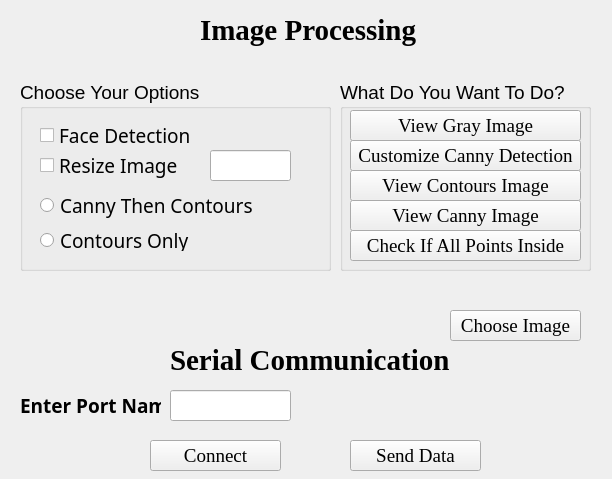
<?xml version="1.0" encoding="UTF-8"?>
<ui version="4.0">
 <class>MainWindow</class>
 <widget class="QMainWindow" name="MainWindow">
  <property name="windowModality">
   <enum>Qt::ApplicationModal</enum>
  </property>
  <property name="geometry">
   <rect>
    <x>0</x>
    <y>0</y>
    <width>612</width>
    <height>479</height>
   </rect>
  </property>
  <property name="windowTitle">
   <string>Drawing Robot</string>
  </property>
  <widget class="QWidget" name="centralwidget">
   <widget class="QLabel" name="label">
    <property name="geometry">
     <rect>
      <x>200</x>
      <y>10</y>
      <width>221</width>
      <height>41</height>
     </rect>
    </property>
    <property name="font">
     <font>
      <family>Times New Roman</family>
      <pointsize>22</pointsize>
      <weight>75</weight>
      <bold>true</bold>
     </font>
    </property>
    <property name="text">
     <string>Image Processing</string>
    </property>
   </widget>
   <widget class="QLabel" name="label_2">
    <property name="geometry">
     <rect>
      <x>170</x>
      <y>340</y>
      <width>281</width>
      <height>41</height>
     </rect>
    </property>
    <property name="font">
     <font>
      <family>Times New Roman</family>
      <pointsize>22</pointsize>
      <weight>75</weight>
      <bold>true</bold>
     </font>
    </property>
    <property name="text">
     <string>Serial Communication</string>
    </property>
   </widget>
   <widget class="QGroupBox" name="groupBox">
    <property name="geometry">
     <rect>
      <x>20</x>
      <y>80</y>
      <width>311</width>
      <height>191</height>
     </rect>
    </property>
    <property name="font">
     <font>
      <pointsize>14</pointsize>
     </font>
    </property>
    <property name="title">
     <string>Choose Your Options</string>
    </property>
    <widget class="QCheckBox" name="checkBoxFaceDetection">
     <property name="geometry">
      <rect>
       <x>20</x>
       <y>40</y>
       <width>171</width>
       <height>31</height>
      </rect>
     </property>
     <property name="font">
      <font>
       <family>Algerian</family>
       <pointsize>14</pointsize>
      </font>
     </property>
     <property name="text">
      <string>Face Detection</string>
     </property>
    </widget>
    <widget class="QRadioButton" name="radioButtonCannyContours">
     <property name="geometry">
      <rect>
       <x>20</x>
       <y>110</y>
       <width>231</width>
       <height>31</height>
      </rect>
     </property>
     <property name="font">
      <font>
       <family>Algerian</family>
       <pointsize>14</pointsize>
      </font>
     </property>
     <property name="text">
      <string>Canny Then Contours</string>
     </property>
    </widget>
    <widget class="QRadioButton" name="radioButtonContoursOnly">
     <property name="geometry">
      <rect>
       <x>20</x>
       <y>150</y>
       <width>161</width>
       <height>21</height>
      </rect>
     </property>
     <property name="font">
      <font>
       <family>Algerian</family>
       <pointsize>14</pointsize>
      </font>
     </property>
     <property name="text">
      <string>Contours Only</string>
     </property>
    </widget>
    <widget class="QCheckBox" name="checkBoxResizeImage">
     <property name="geometry">
      <rect>
       <x>20</x>
       <y>70</y>
       <width>151</width>
       <height>31</height>
      </rect>
     </property>
     <property name="font">
      <font>
       <family>Algerian</family>
       <pointsize>14</pointsize>
      </font>
     </property>
     <property name="text">
      <string>Resize Image</string>
     </property>
    </widget>
    <widget class="QLineEdit" name="lineEditResizeFactor">
     <property name="geometry">
      <rect>
       <x>190</x>
       <y>70</y>
       <width>81</width>
       <height>31</height>
      </rect>
     </property>
     <property name="font">
      <font>
       <pointsize>14</pointsize>
      </font>
     </property>
     <property name="inputMethodHints">
      <set>Qt::ImhNone</set>
     </property>
    </widget>
   </widget>
   <widget class="QGroupBox" name="groupBox_2">
    <property name="geometry">
     <rect>
      <x>340</x>
      <y>80</y>
      <width>251</width>
      <height>191</height>
     </rect>
    </property>
    <property name="font">
     <font>
      <pointsize>14</pointsize>
     </font>
    </property>
    <property name="title">
     <string>What Do You Want To Do?</string>
    </property>
    <widget class="QPushButton" name="butGrayImage">
     <property name="geometry">
      <rect>
       <x>10</x>
       <y>30</y>
       <width>231</width>
       <height>31</height>
      </rect>
     </property>
     <property name="font">
      <font>
       <family>Times New Roman</family>
       <pointsize>14</pointsize>
      </font>
     </property>
     <property name="text">
      <string>View Gray Image</string>
     </property>
    </widget>
    <widget class="QPushButton" name="butCustomizeCanny">
     <property name="geometry">
      <rect>
       <x>10</x>
       <y>60</y>
       <width>231</width>
       <height>31</height>
      </rect>
     </property>
     <property name="font">
      <font>
       <family>Times New Roman</family>
       <pointsize>14</pointsize>
      </font>
     </property>
     <property name="text">
      <string>Customize Canny Detection</string>
     </property>
    </widget>
    <widget class="QPushButton" name="butViewContours">
     <property name="geometry">
      <rect>
       <x>10</x>
       <y>90</y>
       <width>231</width>
       <height>31</height>
      </rect>
     </property>
     <property name="font">
      <font>
       <family>Times New Roman</family>
       <pointsize>14</pointsize>
      </font>
     </property>
     <property name="text">
      <string>View Contours Image</string>
     </property>
    </widget>
    <widget class="QPushButton" name="butViewContours_2">
     <property name="geometry">
      <rect>
       <x>10</x>
       <y>120</y>
       <width>231</width>
       <height>31</height>
      </rect>
     </property>
     <property name="font">
      <font>
       <family>Times New Roman</family>
       <pointsize>14</pointsize>
      </font>
     </property>
     <property name="text">
      <string>View Canny Image</string>
     </property>
    </widget>
    <widget class="QPushButton" name="butCheckIfAllInside">
     <property name="geometry">
      <rect>
       <x>10</x>
       <y>150</y>
       <width>231</width>
       <height>31</height>
      </rect>
     </property>
     <property name="font">
      <font>
       <family>Times New Roman</family>
       <pointsize>14</pointsize>
      </font>
     </property>
     <property name="text">
      <string>Check If All Points Inside</string>
     </property>
    </widget>
   </widget>
   <widget class="QPushButton" name="butChooseImage">
    <property name="geometry">
     <rect>
      <x>450</x>
      <y>310</y>
      <width>131</width>
      <height>31</height>
     </rect>
    </property>
    <property name="font">
     <font>
      <family>Times New Roman</family>
      <pointsize>14</pointsize>
     </font>
    </property>
    <property name="text">
     <string>Choose Image</string>
    </property>
   </widget>
   <widget class="QLabel" name="labelImagePath">
    <property name="geometry">
     <rect>
      <x>10</x>
      <y>310</y>
      <width>431</width>
      <height>31</height>
     </rect>
    </property>
    <property name="font">
     <font>
      <family>Times New Roman</family>
      <pointsize>14</pointsize>
     </font>
    </property>
    <property name="text">
     <string/>
    </property>
   </widget>
   <widget class="QLineEdit" name="lineEditPortName">
    <property name="geometry">
     <rect>
      <x>170</x>
      <y>390</y>
      <width>121</width>
      <height>31</height>
     </rect>
    </property>
    <property name="font">
     <font>
      <pointsize>14</pointsize>
     </font>
    </property>
   </widget>
   <widget class="QLabel" name="label_3">
    <property name="geometry">
     <rect>
      <x>20</x>
      <y>390</y>
      <width>141</width>
      <height>31</height>
     </rect>
    </property>
    <property name="font">
     <font>
      <family>Goudy Old Style</family>
      <pointsize>14</pointsize>
      <weight>75</weight>
      <bold>true</bold>
     </font>
    </property>
    <property name="text">
     <string>Enter Port Name</string>
    </property>
   </widget>
   <widget class="QPushButton" name="butPortConnect">
    <property name="geometry">
     <rect>
      <x>150</x>
      <y>440</y>
      <width>131</width>
      <height>31</height>
     </rect>
    </property>
    <property name="font">
     <font>
      <family>Times New Roman</family>
      <pointsize>14</pointsize>
     </font>
    </property>
    <property name="text">
     <string>Connect</string>
    </property>
   </widget>
   <widget class="QPushButton" name="butSendData">
    <property name="geometry">
     <rect>
      <x>350</x>
      <y>440</y>
      <width>131</width>
      <height>31</height>
     </rect>
    </property>
    <property name="font">
     <font>
      <family>Times New Roman</family>
      <pointsize>14</pointsize>
     </font>
    </property>
    <property name="text">
     <string>Send Data</string>
    </property>
   </widget>
  </widget>
 </widget>
 <resources/>
 <connections/>
</ui>
